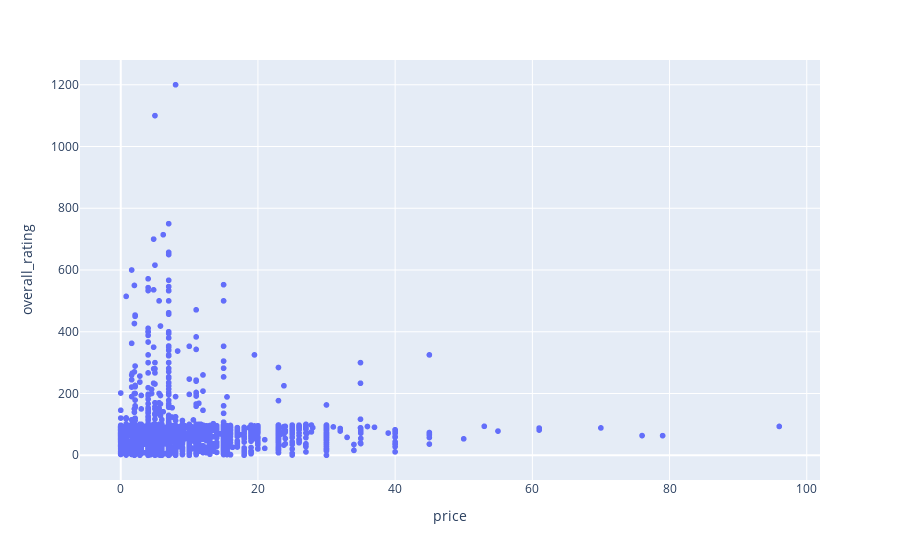

Source (notebook cell):
### Code cell
import matplotlib.pyplot as plt
import plotly.express as px
import plotly as plt
plt.offline.init_notebook_mode(connected=True)

fig = px.scatter(df, x='price', y='overall_rating',
          hover_name=df['name'], size_max=50);
fig.show()

### Figure 1 — Plotly figure (JSON) as saved in the notebook; plotly's stock layout.template omitted (floating-point values rounded to 4 significant figures; data arrays with more than 128 entries replaced by an {"elided": "..."} marker saying what was removed)
{"data": [{"hoverlabel": {"namelength": 0}, "hovertemplate": "<b>%{hovertext}</b><br><br>price=%{x}<br>overall_rating=%{y}", "hovertext": {"elided": "4519 str values"}, "legendgroup": "", "marker": {"color": "#636efa", "symbol": "circle"}, "mode": "markers", "name": "", "showlegend": false, "type": "scattergl", "x": {"elided": "4519 float values"}, "xaxis": "x", "y": {"elided": "4519 float values"}, "yaxis": "y"}], "layout": {"autosize": true, "legend": {"tracegroupgap": 0}, "margin": {"t": 60}, "xaxis": {"anchor": "y", "autorange": true, "domain": [0, 1], "range": [-5.858, 101.8], "title": {"text": "price"}, "type": "linear"}, "yaxis": {"anchor": "x", "autorange": true, "domain": [0, 1], "range": [-85.08, 1285.0], "title": {"text": "overall_rating"}, "type": "linear"}}}
